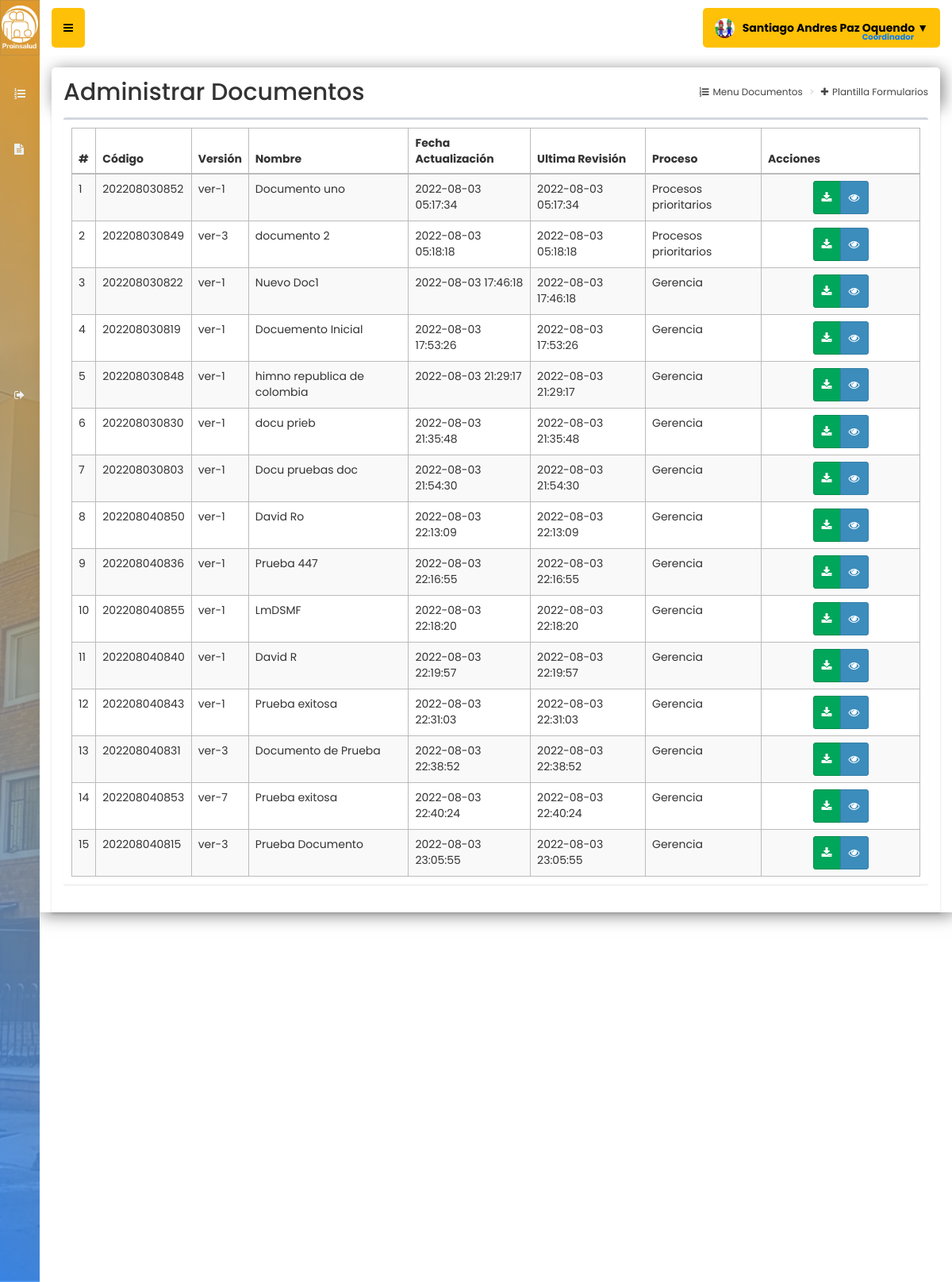
Screenshot of /documentos (signed in) with the database file from the repository.
### tables this page shows
CREATE TABLE `documentos` (
  `id` int(11) NOT NULL,
  `codigo` text NOT NULL,
  `version` text NOT NULL,
  `nombre` text NOT NULL,
  `fecha_elaboracion` date NOT NULL,
  `fecha_actualizacion` timestamp NOT NULL DEFAULT current_timestamp(),
  `fecha_ultima_revision` timestamp NOT NULL DEFAULT current_timestamp(),
  `fecha_publicacion` timestamp NOT NULL DEFAULT current_timestamp(),
  `macroproceso` text NOT NULL,
  `proceso` text NOT NULL,
  `grupo` text NOT NULL,
  `usuario` text NOT NULL,
  `url` text NOT NULL
);

CREATE TABLE `procesos` (
  `id` int(11) NOT NULL,
  `nombre_proceso` varchar(100) NOT NULL,
  `menu_id` int(11) DEFAULT NULL
);

### controladores/plantilla.controlador.php (called while the page is built)
<?php
class ControladorPlantilla{
	static public function ctrPlantilla(){
		include "vistas/plantilla.php";
	}
}

### index.php (called while the page is built, shortened)
<?php
require_once "controladores/plantilla.controlador.php";
require_once "controladores/documentos.controlador.php";
require_once "controladores/usuarios.controlador.php";
require_once "controladores/procesos.controlador.php";
require_once "controladores/formularios.controlador.php";
require_once "modelos/documentos.modelo.php";
require_once "modelos/procesos.modelo.php";
$plantilla = new ControladorPlantilla();
$plantilla -> ctrPlantilla();

### controladores/documentos.controlador.php (called while the page is built, shortened)
<?php
class ControladorDocumentos{
	static public function ctrMostrarDocumentos($item, $valor){
		$tabla = "documentos";
		$respuesta = ModeloDocumentos::MdlMostrarDocumentos($tabla, $item, $valor);
		return $respuesta;
	}
}

### modelos/conexion.php (called while the page is built)
<?php
class Conexion{
	static public function conectar(){
		$link = new PDO("mysql:host=localhost;dbname=documentos",
			            "root",
			            "");
		$link->exec("set names utf8");
		return $link;
	}
}

### modelos/documentos.modelo.php (called while the page is built, shortened)
<?php
require_once "conexion.php";
class ModeloDocumentos{
	static public function mdlMostrarDocumentos($tabla, $item, $valor){
		if($item != null){
			$stmt = Conexion::conectar()->prepare("SELECT * FROM $tabla WHERE $item = :$item");
			$stmt -> bindParam(":".$item, $valor, PDO::PARAM_STR);
			$stmt -> execute();
			return $stmt -> fetch();
		}else{
			$stmt = Conexion::conectar()->prepare("SELECT * FROM $tabla");
			$stmt -> execute();
			return $stmt -> fetchAll();
		}
	}
}

### controladores/procesos.controlador.php (called while the page is built)
<?php
class ControladorProcesos{
	static public function ctrMostrarProcesos($item, $valor){
		$tabla = "procesos";
		$respuesta = ModeloProcesos::MdlMostrarProcesos($tabla, $item, $valor);
		return $respuesta;
	}
}

### modelos/procesos.modelo.php (called while the page is built, shortened)
<?php
require_once "conexion.php";
class ModeloProcesos{
	static public function mdlMostrarProcesos($tabla, $item, $valor){
		if($item != null){
			$stmt = Conexion::conectar()->prepare("SELECT * FROM $tabla WHERE $item = :$item");
			$stmt -> bindParam(":".$item, $valor, PDO::PARAM_STR);
			$stmt -> execute();
			return $stmt -> fetch();
		}else{
			$stmt = Conexion::conectar()->prepare("SELECT * FROM $tabla");
			$stmt -> execute();
			return $stmt -> fetchAll();
		}
	}
}

### vistas/modulos/documentos.php (the view, shortened to what this page needs)
<div class="content-wrapper">
  <section class="content-header">
    <form role="form" method="post" enctype="multipart/form-data">
      <section class="content-header" style="border-top-left-radius: 5px; border-top-right-radius: 5px;">
        <h1 style="font-size:30px">Administrar Documentos</h1>
        <ol class="breadcrumb">
          <li><a href="inicio"><i class="fa fa-list-ol"></i>Menu Documentos</a></li>
          <li><a href="formularios"><i class="fa fa-plus"></i>Plantilla Formularios</a></li>
        </ol>
      </section>
    </form>
    <div class="modal-content">
      <section class="content">
        <div class="box">
          <div class="box-body">
            <table class="table table-bordered table-striped dt-responsive tablas" style="border-radius:5px; width: 100%">
              <thead>
                <tr>
                  <th style="width:10px">#</th>
                  <th>Código</th>
                  <th>Versión</th>
                  <th>Nombre</th>
                  <th>Fecha Actualización</th>
                  <th>Ultima Revisión</th>
                  <th>Proceso</th>
                  <th style ="width: 200px">Acciones</th>
                </tr>
              </thead>
              <tbody>
                <?php
                $item = null;
                $valor = null;
                $documentos = ControladorDocumentos::ctrMostrarDocumentos($item, $valor);
                foreach ($documentos as $key => $value) {
                  echo ' <tr>
                  <td>' . ($key + 1) . '</td>
                  <td>' . $value["codigo"] . '</td>
                  <td>ver-' . $value["version"] . '</td>
                  <td>' . $value["nombre"] . '</td>
                  <td>' . $value["fecha_actualizacion"] . '</td>
                  <td>' . $value["fecha_ultima_revision"] . '</td>';
                  $itemProceso = "menu_id";
                  $valorProceso = $value["proceso"];
                  $respuestaProceso = ControladorProcesos::ctrMostrarProcesos($itemProceso, $valorProceso);
                  echo '<td>' . $respuestaProceso["nombre_proceso"] . '</td>';
                  echo '<td align="center">
                  <div class="btn-group">
                  <a style="padding:10px" class="btn btn-success" target="_black" href="' . $value["url"] . '">';
                  echo '<i class="fa fa-download"></i></a>
                    <button style="padding:10px" class="btn btn-primary btnAbrirDocumento" idDocumento="' . $value["id"] . '" data-toggle="modal" data-target="#modalVisualizarDocumentos"><i class="fa fa-eye"></i></button>';
                  echo '</div>
                  </td>
                </tr>';
                }
                ?>
              </tbody>
            </table>
          </div>
        </div>
      </section>
    </div>
  </section>
</div>

### rows the page displays
documentos: codigo "202208030852", version "1", nombre "Documento uno", fecha_actualizacion "2022-08-03 05:17:34", fecha_ultima_revision "2022-08-03 05:17:34", procesos.nombre_proceso "Procesos prioritarios"
documentos: codigo "202208030849", version "3", nombre "documento 2", fecha_actualizacion "2022-08-03 05:18:18", fecha_ultima_revision "2022-08-03 05:18:18", procesos.nombre_proceso "Procesos prioritarios"
documentos: codigo "202208030822", version "1", nombre "Nuevo Doc1", fecha_actualizacion "2022-08-03 17:46:18", fecha_ultima_revision "2022-08-03 17:46:18", procesos.nombre_proceso "Gerencia"
documentos: codigo "202208030819", version "1", nombre "Docuemento Inicial", fecha_actualizacion "2022-08-03 17:53:26", fecha_ultima_revision "2022-08-03 17:53:26", procesos.nombre_proceso "Gerencia"
documentos: codigo "202208030848", version "1", nombre "himno republica de colombia", fecha_actualizacion "2022-08-03 21:29:17", fecha_ultima_revision "2022-08-03 21:29:17", procesos.nombre_proceso "Gerencia"
documentos: codigo "202208030830", version "1", nombre "docu prieb", fecha_actualizacion "2022-08-03 21:35:48", fecha_ultima_revision "2022-08-03 21:35:48", procesos.nombre_proceso "Gerencia"
documentos: codigo "202208030803", version "1", nombre "Docu pruebas doc", fecha_actualizacion "2022-08-03 21:54:30", fecha_ultima_revision "2022-08-03 21:54:30", procesos.nombre_proceso "Gerencia"
documentos: codigo "202208040850", version "1", nombre "David Ro", fecha_actualizacion "2022-08-03 22:13:09", fecha_ultima_revision "2022-08-03 22:13:09", procesos.nombre_proceso "Gerencia"
documentos: codigo "202208040836", version "1", nombre "Prueba 447", fecha_actualizacion "2022-08-03 22:16:55", fecha_ultima_revision "2022-08-03 22:16:55", procesos.nombre_proceso "Gerencia"
documentos: codigo "202208040855", version "1", nombre "LmDSMF", fecha_actualizacion "2022-08-03 22:18:20", fecha_ultima_revision "2022-08-03 22:18:20", procesos.nombre_proceso "Gerencia"
documentos: codigo "202208040840", version "1", nombre "David R", fecha_actualizacion "2022-08-03 22:19:57", fecha_ultima_revision "2022-08-03 22:19:57", procesos.nombre_proceso "Gerencia"
documentos: codigo "202208040843", version "1", nombre "Prueba exitosa", fecha_actualizacion "2022-08-03 22:31:03", fecha_ultima_revision "2022-08-03 22:31:03", procesos.nombre_proceso "Gerencia"
documentos: codigo "202208040831", version "3", nombre "Documento de Prueba", fecha_actualizacion "2022-08-03 22:38:52", fecha_ultima_revision "2022-08-03 22:38:52", procesos.nombre_proceso "Gerencia"
documentos: codigo "202208040853", version "7", nombre "Prueba exitosa", fecha_actualizacion "2022-08-03 22:40:24", fecha_ultima_revision "2022-08-03 22:40:24", procesos.nombre_proceso "Gerencia"
documentos: codigo "202208040815", version "3", nombre "Prueba Documento", fecha_actualizacion "2022-08-03 23:05:55", fecha_ultima_revision "2022-08-03 23:05:55", procesos.nombre_proceso "Gerencia"

### other values shown
$_SESSION["nombre"] "Santiago Andres Paz Oquendo"
$_SESSION["perfil"] "Coordinador"
